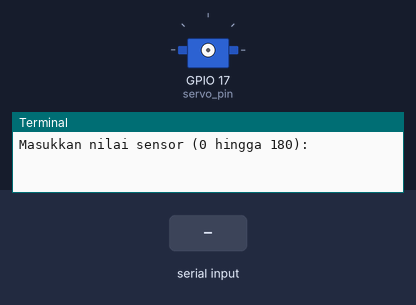
Bench run of a program on a simulated Raspberry Pi (BCM pin numbers). On the bench: servo, the last lines printed to the terminal. The inputs (shaded band) are chosen by the test bench. Servo angles are drawn from the pulse width (0.5 ms = 0°, 2.5 ms = 180°).

Above: at 1.2 s.
1.3 s: "5" typed at the terminal, then Enter
2.8 s: "90" typed at the terminal, then Enter
At 4.5 s:
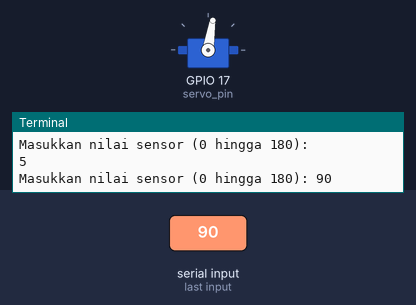
4.8 s: "200" typed at the terminal, then Enter
At 6.1 s:
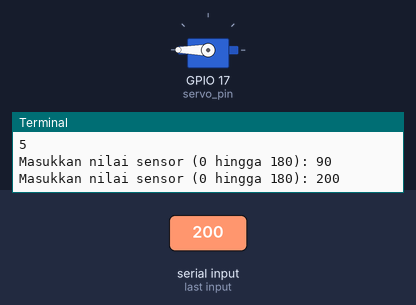
Timing chart, 0 to 7.8 s (numbered marks = the images above; inputs shaded):
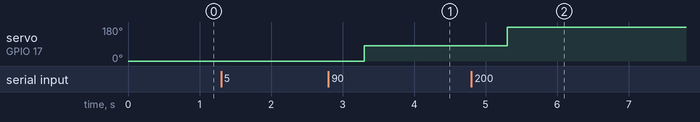

Measured:
- after the input at 2.8 s, servo on GPIO 17 (servo_pin): 0° → 81° after 0.50 s
- after the input at 4.8 s, servo on GPIO 17 (servo_pin): 81° → 180° after 0.50 s

The program:

_Tangan_dengan_GPIO_dengan_Rapsberry-Pi-Hafizh-H-Asyhari-2024.py
```python
import RPi.GPIO as GPIO
import time

# Set up GPIO mode
GPIO.setmode(GPIO.BCM)
GPIO.setwarnings(False)

# Pin kontrol untuk motor servo
servo_pin = 17
GPIO.setup(servo_pin, GPIO.OUT)

# Membuat objek PWM untuk kontrol servo
pwm = GPIO.PWM(servo_pin, 50)  # Frekuensi PWM 50Hz
pwm.start(0)  # Mulai dengan duty cycle 0

def set_angle(angle):
    # Mengubah sudut servo dengan duty cycle
    duty = (angle / 18) + 2
    GPIO.output(servo_pin, True)
    pwm.ChangeDutyCycle(duty)
    time.sleep(1)
    GPIO.output(servo_pin, False)
    pwm.ChangeDutyCycle(0)

try:
    while True:
        # Membaca nilai dari sensor (gunakan sensor analog ke GPIO atau ADC)
        sensor_value = input("Masukkan nilai sensor (0 hingga 180): ")
        angle = int(sensor_value)

        # Set sudut servo berdasarkan nilai sensor
        set_angle(angle)

        time.sleep(1)

except KeyboardInterrupt:
    pwm.stop()
    GPIO.cleanup()
```
